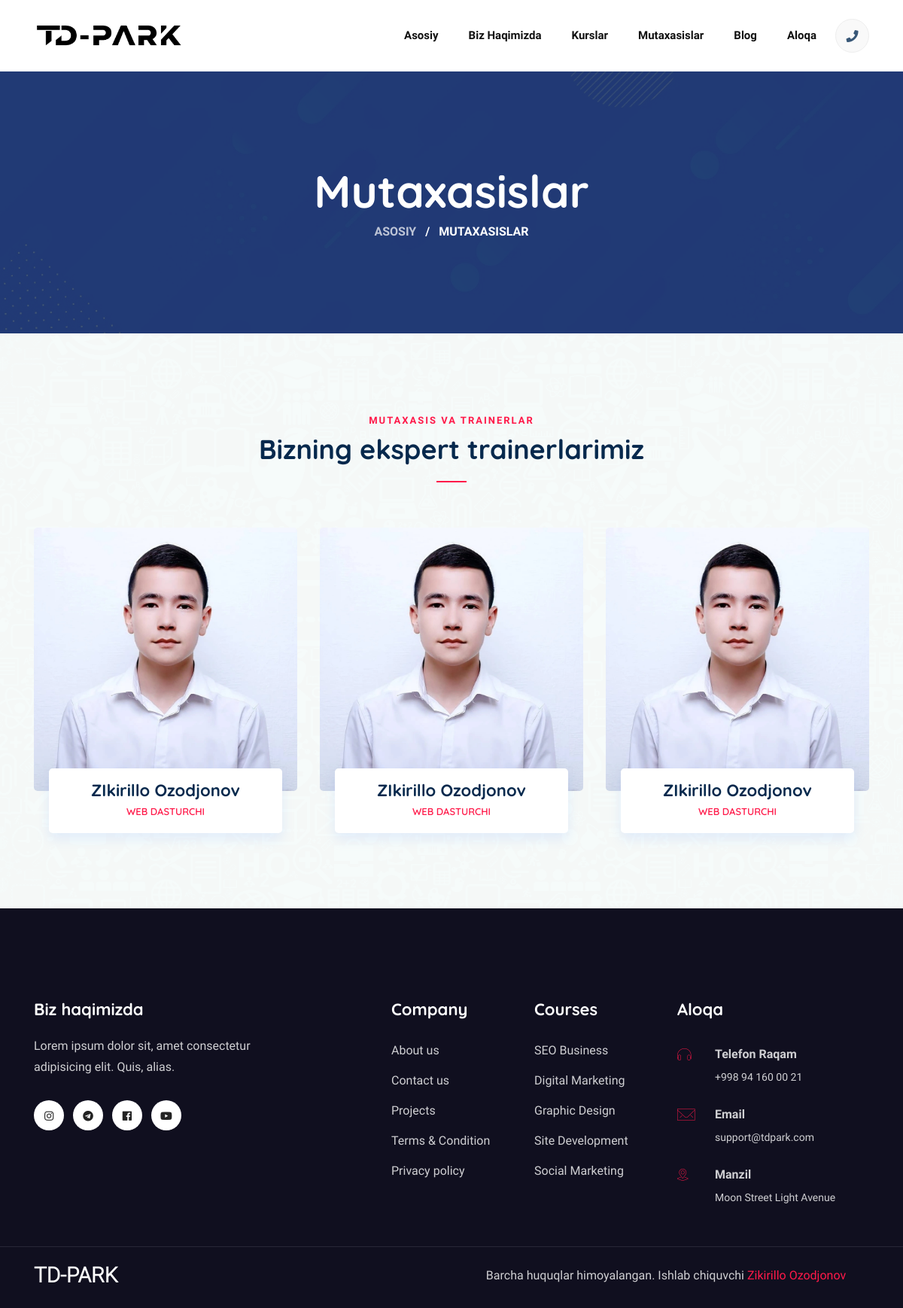
The page /instructor/ on the database its author committed.
### home/models.py (models this page shows, shortened)
class HeaderLogo(models.Model):
    image = models.ImageField('Rasmi', upload_to='images/')
    class Meta:
        verbose_name = 'Header Logo'
        verbose_name_plural = 'Header Logo'
    def image_tag(self):
        return mark_safe('<img src="{}" height="50">'.format(self.image.url))
    image_tag.short_description = 'Image'

class Teacher(models.Model):
    name = models.CharField('Ism Familya', max_length=200)
    category = models.CharField('Kasb', max_length=300)
    image = models.ImageField('Rasim', upload_to='images/')
    phone = models.CharField('Telefon raqami', max_length=100)
    whatsapp = models.CharField(blank=True, max_length=100)
    telegram = models.CharField(blank=True, max_length=100)
    class Meta:
        verbose_name = "O'qituvchilar"
        verbose_name_plural = "O'qituvchilar"
    def image_tag(self):
        return mark_safe('<img src="{}" height="50">'.format(self.image.url))
    image_tag.short_description = 'Image'

### footer/models.py (models this page shows)
class FooterMeta(models.Model):
    title = models.CharField('Sarlavha', max_length=200)
    description = models.TextField('Malumot', max_length=400)
    instagram = models.CharField(max_length=200, blank=True)
    telegram = models.CharField(max_length=200, blank=True)
    youtube = models.CharField(max_length=200, blank=True)
    facebook = models.CharField(max_length=200, blank=True)
    class Meta:
        verbose_name = 'Footer Biz haqimizda'
        verbose_name_plural = 'Footer Biz haqimizda'

class FooterContactMeta(models.Model):
    phone = models.CharField(max_length=200)
    email = models.CharField(max_length=200)
    address = models.TextField(max_length=400)
    class Meta:
        verbose_name = 'Footer Aloqa Malumoti'
        verbose_name_plural = 'Footer Aloqa Malumoti'

### home/views.py (the view)
# urls.py: path('instructor/', views.instructor, name='instructor'),
def instructor(request):
    return render(request, 'instructor/base.html')

### home/context.py (called while the page is built)
def footermetaview(request):
    footer_meta_latest = FooterMeta.objects.all().order_by('-id')[:1]
    context = {
        'footer_meta_latest': footer_meta_latest,
    }
    return context

def featuredcourseview(request):
    featured_course_latest = FeaturedCourse.objects.all().order_by('-id')[:3]
    context = {
        'featured_course_latest': featured_course_latest,
    }
    return context

def homeblogview(request):
    home_blog_latest = HomeBlog.objects.all().order_by('-id')[:3]
    context = {
        'home_blog_latest': home_blog_latest,
    }
    return context

def headerlogoview(request):
    logo_header_latest = HeaderLogo.objects.all().order_by('-id')[:1]
    context = {
        'logo_header_latest': logo_header_latest,
    }
    return context

def totalview(request):
    total_latest = Total.objects.all().order_by('-id')[:1]
    context = {
        'total_latest': total_latest,
    }
    return context

def teacherview(request):
    teacher_latest = Teacher.objects.all().order_by('-id')[:20]
    context = {
        'teacher_latest': teacher_latest,
    }
    return context

def blogview(request):
    blog_latest = Blog.objects.all().order_by('-id')[:20]
    context = {
        'blog_latest': blog_latest,
    }
    return context

def aboutsectionview(request):
    about_section_latest = AboutSection.objects.all().order_by('-id')[:1]
    context = {
        'about_section_latest': about_section_latest,
    }
    return context

def hometitleview(request):
    home_title_latest = HomeTitle.objects.all().order_by('-id')[:1]
    context = {
        'home_title_latest': home_title_latest,
    }
    return context

def coursesview(request):
    courses_latest = Courses.objects.all().order_by('-id')[:30]
    context = {
        'courses_latest': courses_latest,
    }
    return context

def footercontactmetaview(request):
    footer_contact_meta = FooterContactMeta.objects.all().order_by('-id')[:1]
    context = {
        'footer_contact_meta': footer_contact_meta,
    }
    return context

### home/templates/instructor/base.html (shortened to what this page needs)
<!DOCTYPE html>
{% load static %}
<html lang="en">
<head>
    <link rel="stylesheet" href="{% static 'assets/vendors/bootstrap/bootstrap.css' %}">
    <link rel="stylesheet" href="{% static 'assets/vendors/fontawesome/css/all.css' %}">
    <link rel="stylesheet" href="{% static 'assets/vendors/bicon/css/bicon.min.css' %}">
    <link rel="stylesheet" href="{% static 'assets/vendors/themify/themify-icons.css' %}">
    <link rel="stylesheet" href="{% static 'assets/vendors/animate-css/animate.css' %}">
    <link rel="stylesheet" href="{% static 'assets/vendors/woocommerce/woocommerce-layouts.css' %}">
    <link rel="stylesheet" href="{% static 'assets/vendors/woocommerce/woocommerce-small-screen.css' %}">
    <link rel="stylesheet" href="{% static 'assets/vendors/woocommerce/woocommerce.css' %}">
    <link rel="stylesheet" href="{% static 'assets/vendors/owl/assets/owl.carousel.min.css' %}">
    <link rel="stylesheet" href="{% static 'assets/vendors/owl/assets/owl.theme.default.min.css' %}">
    <link rel="stylesheet" href="{% static 'assets/css/styles.css' %}">
    <link rel="stylesheet" href="{% static 'assets/css/responsive.css' %}">
</head>
<body id="top-header">
{% block header %}{% include 'components/header.html' %}{% endblock %}
{% block index %}{% include 'instructor/instructor.html' %}{% endblock %}
{% block footer %}{% include 'components/footer.html' %}{% endblock %}
<div class="fixed-btm-top">
</div>
</body>
</html>

### home/templates/components/header.html (shortened to what this page needs)
{% load static %}
<header>
    <div class="site-navigation main_menu " id="mainmenu-area">
        <nav class="navbar navbar-expand-lg">
            <div class="container">
                <a class="navbar-brand" href="{% url 'index' %}">
                    {% for rs in logo_header_latest %}
                    <img width="200px" height="auto" src="{{ rs.image.url }}" alt="Edutim" class="img-fluid">
                    {% endfor %}
                </a>
                <div class="collapse navbar-collapse" id="navbarMenu">
                    <ul class="navbar-nav ml-auto">
                        <li class="nav-item ">
                            <a href="{% url 'index' %}" class="nav-link js-scroll-trigger">
                                Asosiy
                            </a>
                        </li>
                        <li class="nav-item ">
                            <a href="{% url 'about' %}" class="nav-link js-scroll-trigger">
                                Biz haqimizda
                            </a>
                        </li>
                        <li class="nav-item ">
                            <a href="{% url 'courses' %}" class="nav-link js-scroll-trigger">
                                Kurslar
                            </a>
                        </li>
                        <li class="nav-item ">
                            <a href="{% url 'instructor' %}" class="nav-link js-scroll-trigger">
                                Mutaxasislar
                            </a>
                        </li>
                        <li class="nav-item ">
                            <a href="{% url 'blog' %}" class="nav-link">
                                Blog
                            </a>
                        </li>
                        <li class="nav-item ">
                            <a href="{% url 'contact' %}" class="nav-link">
                                Aloqa
                            </a>
                        </li>
                    </ul>
                    <ul class="header-contact-right d-none d-lg-block">
                        <li><a href="#" class="header-search search_toggle"> <i class="fa fa-phone"></i></a></li>
                    </ul>
                </div>
            </div>
        </nav>
    </div>
</header>

### home/templates/components/teachers.html (shortened to what this page needs)
<section class="team section-padding">
    <div class="container">
        <div class="row align-items-center justify-content-center">
            <div class="col-lg-6">
                <div class="section-heading center-heading">
                    <span class="subheading">Mutaxasis va trainerlar</span>
                    <h3>Bizning ekspert trainerlarimiz</h3>
                </div>
            </div>
        </div>
        <div class="row">
            {% for rs in teacher_latest %}
                <div class="col-lg-4 col-md-6">
                    <div class="team-block">
                        <div class="team-img">
                        </div>
                        <div class="team-info">
                            <h4>{{ rs.name }}</h4>
                            <p>{{ rs.category }}</p>
                        </div>
                    </div>
                </div>
            {% endfor %}
        </div>
    </div>
</section>

### home/templates/components/footer.html
{% load static %}
<section class="footer pt-120">
    <div class="container">
        <div class="row">
            <div class="col-lg-4 mr-auto col-sm-6 col-md-6">
                {% for rs in footer_meta_latest %}
                    <div class="widget footer-widget mb-5 mb-lg-0">
                        <h5 class="widget-title">{{ rs.title }}</h5>
                        <p class="mt-3">{{ rs.description }}</p>
                        <ul class="list-inline footer-socials">
                            <li class="list-inline-item"><a href="{{ rs.instagram }}"><i class="fab fa-instagram"></i></a></li>
                            <li class="list-inline-item"><a href="{{ rs.telegram }}"><i class="fab fa-telegram"></i></a></li>
                            <li class="list-inline-item"><a href="#"><i class="fab fa-facebook"></i></a></li>
                            <li class="list-inline-item"><a href="#"><i class="fab fa-youtube"></i></a></li>
                        </ul>
                    </div>
                {% endfor %}
            </div>
            <div class="col-lg-2 col-sm-6 col-md-6">
                <div class="footer-widget mb-5 mb-lg-0">
                    <h5 class="widget-title">Company</h5>
                    <ul class="list-unstyled footer-links">
                        <li><a href="#">About us</a></li>
                        <li><a href="#">Contact us</a></li>
                        <li><a href="#">Projects</a></li>
                        <li><a href="#">Terms & Condition</a></li>
                        <li><a href="#">Privacy policy</a></li>
                    </ul>
                </div>
            </div>
            <div class="col-lg-2 col-sm-6 col-md-6">
                <div class="footer-widget mb-5 mb-lg-0">
                    <h5 class="widget-title">Courses</h5>
                    <ul class="list-unstyled footer-links">
                        <li><a href="#">SEO Business</a></li>
                        <li><a href="#">Digital Marketing</a></li>
                        <li><a href="#">Graphic Design</a></li>
                        <li><a href="#">Site Development</a></li>
                        <li><a href="#">Social Marketing</a></li>
                    </ul>
                </div>
            </div>
            <div class="col-lg-3 col-sm-6 col-md-6">
                {% for rs in footer_contact_meta %}
                <div class="footer-widget footer-contact mb-5 mb-lg-0">
                    <h5 class="widget-title">Aloqa </h5>
                    <ul class="list-unstyled">
                        <li><i class="bi bi-headphone"></i>
                            <div>
                                <strong>Telefon raqam</strong>
                                {{ rs.phone }}
                            </div>
                        </li>
                        <li><i class="bi bi-envelop"></i>
                            <div>
                                <strong>Email</strong>
                                {{ rs.email }}
                            </div>
                        </li>
                        <li><i class="bi bi-location-pointer"></i>
                            <div>
                                <strong>Manzil</strong>
                                {{ rs.address }}
                            </div>
                        </li>
                    </ul>
                </div>
                {% endfor %}
            </div>
        </div>
    </div>
    <div class="footer-btm">
        <div class="container">
            <div class="row justify-content-center align-items-center">
                <div class="col-lg-6">
                    <div class="footer-logo">
                        <h3 style="color: white; font-family: 'Roboto Light'">TD-PARK</h3>
                    </div>
                </div>
                <div class="col-lg-6">
                    <div class="copyright text-lg-center">
                        <p>Barcha huquqlar himoyalangan. Ishlab chiquvchi <a
                                href="https://t.me/zikirillo_ozodjonov">Zikirillo Ozodjonov</a></p>
                    </div>
                </div>
            </div>
        </div>
    </div>
</section>

### rows shown on the page
HeaderLogo: image (picture)
Teacher: name "ZIkirillo Ozodjonov", category "WEB DASTURCHI"
Teacher: name "ZIkirillo Ozodjonov", category "WEB DASTURCHI"
Teacher: name "ZIkirillo Ozodjonov", category "WEB DASTURCHI"
FooterMeta: title "Biz haqimizda", description "Lorem ipsum dolor sit, amet consectetur adipisicing elit. Quis, alias."
FooterContactMeta: phone "+998 94 160 00 21", email "support@tdpark.com", address "Moon Street Light Avenue"
